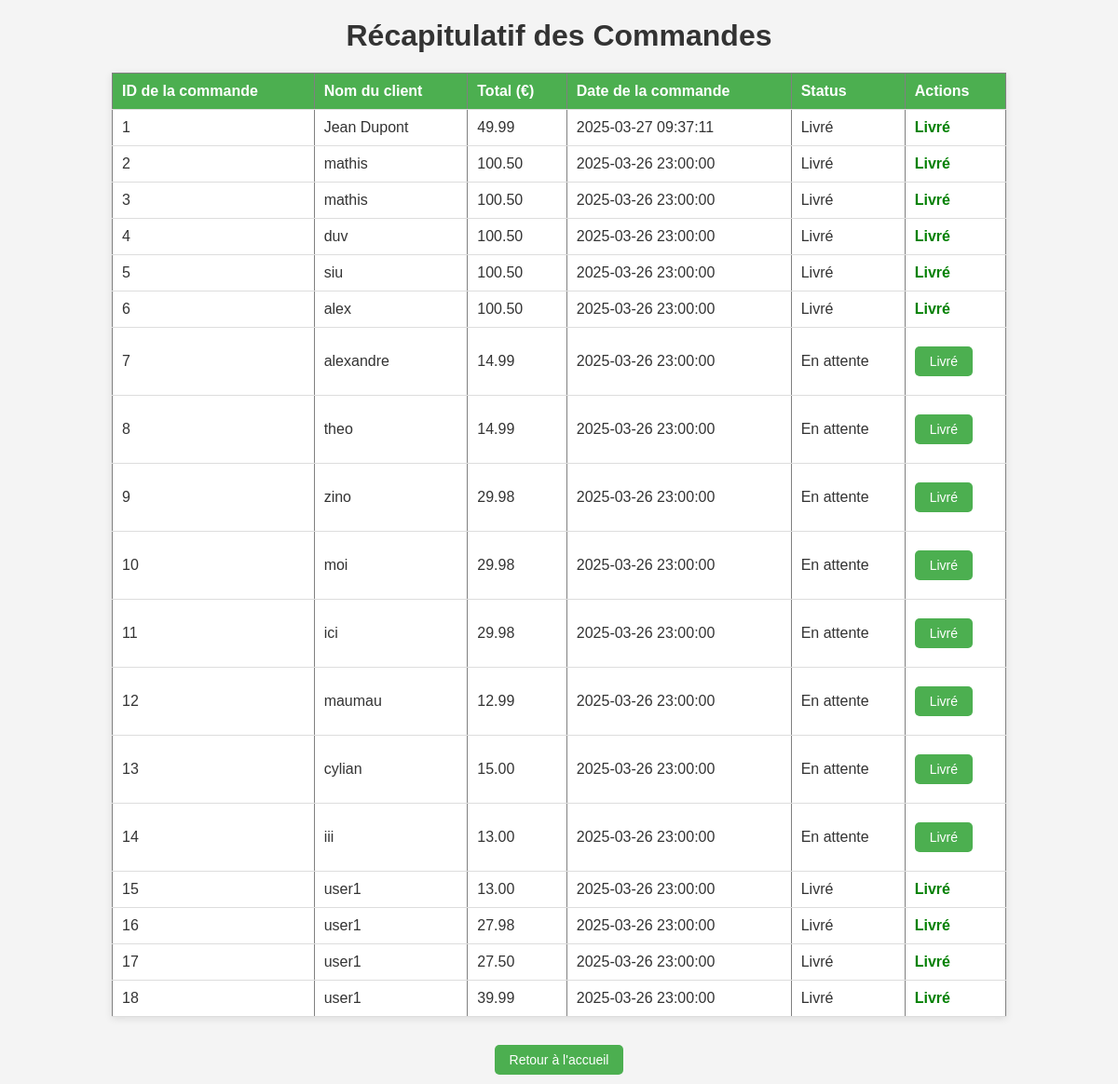
The page /recap_commande.php on the database its author committed.
### tables this page shows
CREATE TABLE IF NOT EXISTS `orders` (
  `order_id` int NOT NULL AUTO_INCREMENT,
  `client_name` varchar(255) DEFAULT NULL,
  `total` decimal(10,2) DEFAULT NULL,
  `order_date` timestamp NULL DEFAULT CURRENT_TIMESTAMP,
  `payment_status` enum('pending','completed') DEFAULT 'pending',
  `status` varchar(20) DEFAULT 'En attente',
  PRIMARY KEY (`order_id`)
);

### recap_commande.php (the view, shortened to what this page needs)
<?php
$host = 'localhost';
$dbname = 'livres';
$username = 'root';
$password = '';
try {
    $pdo = new PDO("mysql:host=$host;dbname=$dbname", $username, $password);
    $pdo->setAttribute(PDO::ATTR_ERRMODE, PDO::ERRMODE_EXCEPTION);
} catch (PDOException $e) {
    echo "Erreur de connexion à la base de données : " . $e->getMessage();
    exit;
}
$sql = "SELECT * FROM orders ORDER BY order_date DESC";
$stmt = $pdo->prepare($sql);
$stmt->execute();
$orders = $stmt->fetchAll(PDO::FETCH_ASSOC);
?>
<!DOCTYPE html>
<html lang="fr">
<head>
    <link rel="stylesheet" href="css/style10.css">
</head>
<body>
    <h1>Récapitulatif des Commandes</h1>
    <table border="1">
        <thead>
            <tr>
                <th>ID de la commande</th>
                <th>Nom du client</th>
                <th>Total (€)</th>
                <th>Date de la commande</th>
                <th>Status</th>
                <th>Actions</th>
            </tr>
        </thead>
        <tbody>
            <?php
            if (count($orders) > 0) {
                foreach ($orders as $order) {
                    echo "<tr>";
                    echo "<td>" . htmlspecialchars($order['order_id']) . "</td>";
                    echo "<td>" . htmlspecialchars($order['client_name']) . "</td>";
                    echo "<td>" . htmlspecialchars($order['total']) . "</td>";
                    echo "<td>" . htmlspecialchars($order['order_date']) . "</td>";
                    echo "<td>" . htmlspecialchars($order['status']) . "</td>";
                    echo "<td>";
                    if ($order['status'] !== 'Livré') {
                        echo "<a href='?mark_delivered=1&order_id=" . $order['order_id'] . "'><button>Livré</button></a>";
                    } else {
                        echo "<span>Livré</span>";
                    }
                    echo "</td>";
                    echo "</tr>";
                }
            } else {
                echo "<tr><td colspan='6'>Aucune commande trouvée</td></tr>";
            }
            ?>
        </tbody>
    </table>
<div style="text-align: center; margin-top: 20px;">
    <a href="index.php"><button>Retour à l'accueil</button></a>
</div>
</body>
</html>

### css/style10.css (style rules this page uses)
body { font-family: Arial, sans-serif; background-color: #f4f4f4; margin: 0; padding: 0; }
h1 { text-align: center; margin-top: 20px; color: #333; }
table { width: 80%; margin: 20px auto; border-collapse: collapse; background-color: #fff; box-shadow: 0 2px 8px rgba(0, 0, 0, 0.1); }
th, td { padding: 10px; text-align: left; border-bottom: 1px solid #ddd; }
th { background-color: #4CAF50; color: white; }
td { color: #333; }
a { text-decoration: none; }
button { background-color: #4CAF50; color: white; border: none; padding: 8px 16px; cursor: pointer; font-size: 14px; border-radius: 5px; transition: background-color 0.3s; }
span { font-weight: bold; color: green; }
button { background-color: #4CAF50; color: white; border: none; padding: 8px 16px; cursor: pointer; font-size: 14px; border-radius: 5px; transition: background-color 0.3s; margin: 10px 0; }
div { text-align: center; margin-top: 20px; }

### rows shown on the page
orders: order_id "1", client_name "Jean Dupont", total "49.99", order_date "2025-03-27 09:37:11", status "Livré"
orders: order_id "2", client_name "mathis", total "100.50", order_date "2025-03-26 23:00:00", status "Livré"
orders: order_id "3", client_name "mathis", total "100.50", order_date "2025-03-26 23:00:00", status "Livré"
orders: order_id "4", client_name "duv", total "100.50", order_date "2025-03-26 23:00:00", status "Livré"
orders: order_id "5", client_name "siu", total "100.50", order_date "2025-03-26 23:00:00", status "Livré"
orders: order_id "6", client_name "alex", total "100.50", order_date "2025-03-26 23:00:00", status "Livré"
orders: order_id "7", client_name "alexandre", total "14.99", order_date "2025-03-26 23:00:00", status "En attente"
orders: order_id "8", client_name "theo", total "14.99", order_date "2025-03-26 23:00:00", status "En attente"
orders: order_id "9", client_name "zino", total "29.98", order_date "2025-03-26 23:00:00", status "En attente"
orders: order_id "10", client_name "moi", total "29.98", order_date "2025-03-26 23:00:00", status "En attente"
orders: order_id "11", client_name "ici", total "29.98", order_date "2025-03-26 23:00:00", status "En attente"
orders: order_id "12", client_name "maumau", total "12.99", order_date "2025-03-26 23:00:00", status "En attente"
orders: order_id "13", client_name "cylian", total "15.00", order_date "2025-03-26 23:00:00", status "En attente"
orders: order_id "14", client_name "iii", total "13.00", order_date "2025-03-26 23:00:00", status "En attente"
orders: order_id "15", client_name "user1", total "13.00", order_date "2025-03-26 23:00:00", status "Livré"
orders: order_id "16", client_name "user1", total "27.98", order_date "2025-03-26 23:00:00", status "Livré"
orders: order_id "17", client_name "user1", total "27.50", order_date "2025-03-26 23:00:00", status "Livré"
orders: order_id "18", client_name "user1", total "39.99", order_date "2025-03-26 23:00:00", status "Livré"
